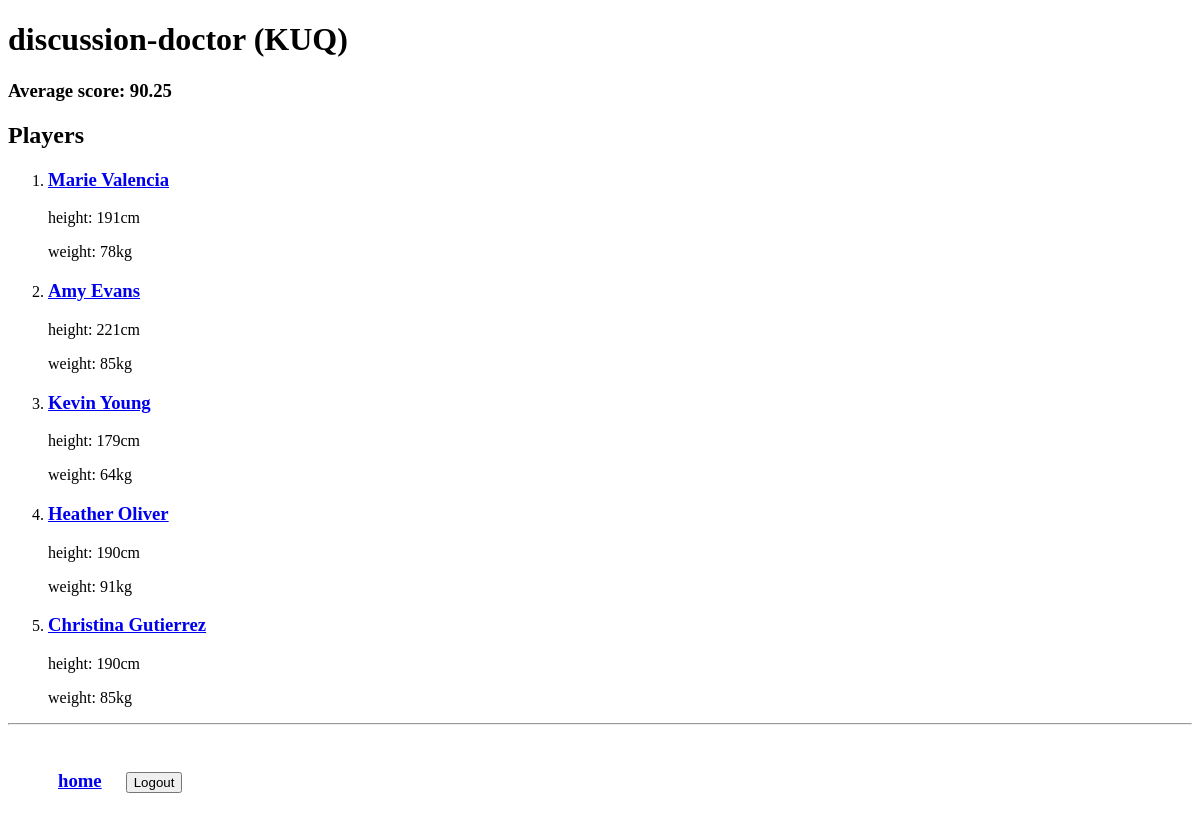
/teams/KUQ/ (signed in), run on the app's committed database.
### teams/models.py (models this page shows, shortened)
class Team(models.Model):
    name = models.CharField(
        verbose_name='Team Name',
        max_length=100,
    )
    short_code = models.CharField(
        verbose_name='Team Code',
        max_length=10,
        null=True,
    )
    coach = models.OneToOneField(
        'coachesv2.Coach', related_name='team',
        verbose_name='Coach',
        on_delete=models.CASCADE,
        null=True, blank=True
    )

### players/models.py (models this page shows)
class Player(models.Model):
    first_name = models.CharField(
        verbose_name='First Name',
        max_length=100,
    )
    last_name = models.CharField(
        verbose_name='Last Name',
        max_length=100,
    )
    team = models.ForeignKey(
        'teams.Team', related_name='player',
        verbose_name='Team',
        on_delete=models.DO_NOTHING,
        null=True, blank=True
    )
    date_of_birth = models.DateField(
        verbose_name='Date of Birth',
    )
    height = models.PositiveSmallIntegerField(
        verbose_name='Height [cm]',
    )
    weight = models.PositiveSmallIntegerField(
        verbose_name='Weight [kg]',
    )
    user = models.OneToOneField(User, on_delete=models.CASCADE, null=True, blank=True)
    def __str__(self):
        return self.first_name + " " + self.last_name

### teams/views.py (the view)
# urls.py: re_path(r'^(?P<code>[\w-]+)/$', views.team_view, name="myteam"),
@login_required
def team_view(request, code):
    user = User.objects.get(id=request.user.id)
    if user.user_type != User.Player:
        team = get_object_or_404(Team, short_code=code)
        players = team.player.all()
        games_played = Game.objects.filter(Q(home_team=team) | Q(away_team=team))
        details = {'team': team, 'players': players, 'avg': calculate_avg_score(team, games_played)}
        return render(request, 'teams/team.html', details)
    else:
        return HttpResponseForbidden()

### teams/views.py (called while the page is built)
def calculate_avg_score(team, games_played):
    total_points = 0
    total_games = 0
    average_score = 0
    for game in games_played:
        if game.home_team == team:
            total_points += game.home_team_score
        else:
            total_points += game.away_team_score
        total_games += 1
    if total_games > 0:
        average_score = total_points/total_games
    return average_score

### teams/templates/teams/team.html
{% extends 'base.html' %}
{% block content%}
    <div>
        <h1>{{ team.name }} ({{ team.short_code }})</h1>
        <h3>Average score: {{ avg }}</h3>
        <h2>Players</h2>
        <ol>
            {% for player in players %}
                <li>
                    <div>
                        <h3><a href="{% url 'players:player' player_id=player.id %}">{{ player }}</a></h3>
                        <p>height: {{ player.height }}cm</p>
                        <p>weight: {{ player.weight }}kg</p>
                    </div>
                </li>
            {% endfor %}
        </ol>
    </div>
{% endblock %}

### data on the page
Team: name "discussion-doctor", short_code "KUQ"
Player: first_name+last_name "Marie Valencia", height "191", weight "78"
Player: first_name+last_name "Amy Evans", height "221", weight "85"
Player: first_name+last_name "Kevin Young", height "179", weight "64"
Player: first_name+last_name "Heather Oliver", height "190", weight "91"
Player: first_name+last_name "Christina Gutierrez", height "190", weight "85"

### other printed values
{{ avg }} "90.25"
